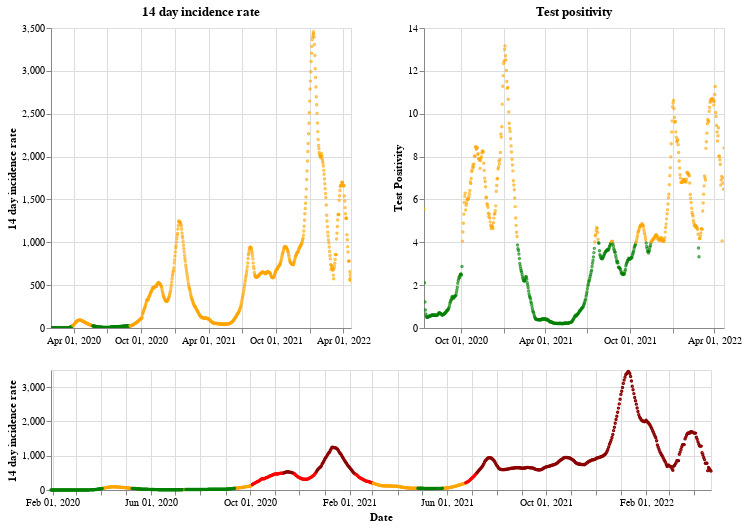

Here is the notebook cell this chart was saved with:
### Markdown cell above
## England

### Code cell
plot_traffic_light('England')

### Figure 1 — Vega-Lite specification as saved in the notebook (floating-point values rounded to 4 significant figures; data arrays with more than 128 entries replaced by an {"elided": "..."} marker saying what was removed)
{"config": {"view": {"continuousWidth": 400, "continuousHeight": 300}}, "vconcat": [{"hconcat": [{"mark": {"type": "point", "size": 2}, "encoding": {"color": {"condition": {"value": "green", "test": "(datum.twoWeeklyCasesRate <= 25)"}, "value": "orange"}, "tooltip": [{"type": "nominal", "field": "areaName"}, {"type": "temporal", "field": "date"}, {"type": "quantitative", "field": "twoWeeklyCasesRate"}, {"type": "quantitative", "field": "testPositivity"}], "x": {"type": "temporal", "axis": {"title": ""}, "field": "date", "scale": {"domain": {"selection": "DateBrush"}}, "timeUnit": "yearmonthdate"}, "y": {"type": "quantitative", "axis": {"title": "14 day incidence rate"}, "field": "twoWeeklyCasesRate"}}, "title": "14 day incidence rate", "width": 300}, {"mark": {"type": "point", "size": 2}, "encoding": {"color": {"condition": {"value": "green", "test": "(datum.testPositivity <= 4)"}, "value": "orange"}, "tooltip": [{"type": "nominal", "field": "areaName"}, {"type": "temporal", "field": "date"}, {"type": "quantitative", "field": "twoWeeklyCasesRate"}, {"type": "quantitative", "field": "testPositivity"}], "x": {"type": "temporal", "axis": {"title": ""}, "field": "date", "scale": {"domain": {"selection": "DateBrush"}}, "timeUnit": "yearmonthdate"}, "y": {"type": "quantitative", "axis": {"title": "Test Positivity"}, "field": "testPositivity"}}, "title": "Test positivity", "width": 300}]}, {"layer": [{"mark": {"type": "point", "size": 2}, "encoding": {"color": {"condition": {"value": "orange", "test": "(((datum.testPositivity < 4) && (datum.twoWeeklyCasesRate >= 50)) && (datum.twoWeeklyCasesRate < 200))"}, "value": "red"}, "opacity": {"condition": {"value": 1, "test": "((datum.twoWeeklyCasesRate >= 50) && (datum.twoWeeklyCasesRate < 500))"}, "value": 0}, "tooltip": [{"type": "nominal", "field": "areaName"}, {"type": "temporal", "field": "date"}, {"type": "quantitative", "field": "twoWeeklyCasesRate"}, {"type": "quantitative", "field": "testPositivity"}], "x": {"type": "temporal", "axis": {"title": "Date"}, "field": "date", "timeUnit": "yearmonthdate"}, "y": {"type": "quantitative", "axis": {"title": "14 day incidence rate"}, "field": "twoWeeklyCasesRate"}}, "selection": {"DateBrush": {"type": "interval", "encodings": ["x"], "fields": ["Time"]}}}, {"mark": {"type": "point", "size": 2}, "encoding": {"color": {"value": "darkred"}, "opacity": {"condition": {"value": 1, "test": "(datum.twoWeeklyCasesRate >= 500)"}, "value": 0}, "tooltip": [{"type": "nominal", "field": "areaName"}, {"type": "temporal", "field": "date"}, {"type": "quantitative", "field": "twoWeeklyCasesRate"}, {"type": "quantitative", "field": "testPositivity"}], "x": {"type": "temporal", "axis": {"title": "Date"}, "field": "date", "timeUnit": "yearmonthdate"}, "y": {"type": "quantitative", "axis": {"title": "14 day incidence rate"}, "field": "twoWeeklyCasesRate"}}}, {"mark": {"type": "point", "size": 2}, "encoding": {"color": {"condition": {"value": "green", "test": "((datum.testPositivity < 4) && (datum.twoWeeklyCasesRate < 50))"}, "value": "orange"}, "opacity": {"condition": {"value": 1, "test": "(datum.twoWeeklyCasesRate < 50)"}, "value": 0}, "tooltip": [{"type": "nominal", "field": "areaName"}, {"type": "temporal", "field": "date"}, {"type": "quantitative", "field": "twoWeeklyCasesRate"}, {"type": "quantitative", "field": "testPositivity"}], "x": {"type": "temporal", "axis": {"title": "Date"}, "field": "date", "timeUnit": "yearmonthdate"}, "y": {"type": "quantitative", "axis": {"title": "14 day incidence rate"}, "field": "twoWeeklyCasesRate"}}}], "height": 120, "width": 660}], "data": {"name": "data-df7fd6acd5e4c594447dd9458f32d2a7"}, "$schema": "https://vega.github.io/schema/vega-lite/v4.8.1.json", "datasets": {"data-df7fd6acd5e4c594447dd9458f32d2a7": {"elided": "814 records"}}}
